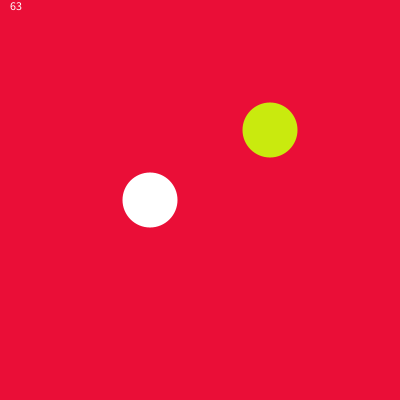
Frame 1 (no input)
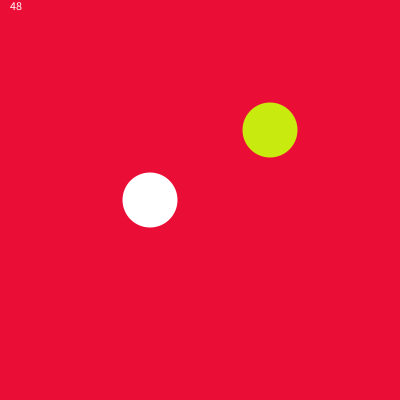
Frame 60 (the mouse pressed at the canvas centre just before this capture)
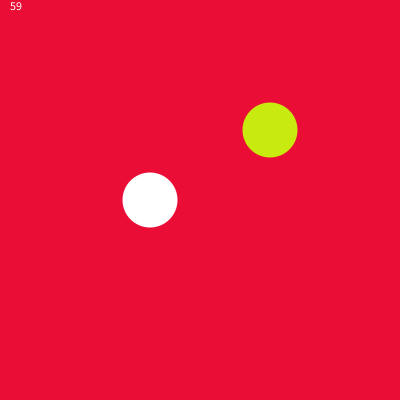
Frame 120 (the mouse held since frame 60 and released just before this capture)

The Processing sketch that drew these frames (run headless with seeded random() and noise(); from frame 60 on, the mouse is pressed at the canvas centre):

// Processing sketch: processing_174062
// ── processing_174062.pde

//se usan las teclas awsd, y las flechas
//lo que tienes que hacer es chocar al otro cuadrado
//nota: no intente hacer que se muevan los dos cuadrados okno


int xpos= 270;
int ypos= 130;
boolean arriba;
boolean abajo;
boolean izquierda;
boolean derecha;
//
int xbot= 150;
int ybot= 200;
boolean arribaBot;
boolean abajoBot;
boolean izquierdaBot;
boolean derechaBot;

int plomo=100;

void setup() {
  size(400, 400);
  noStroke();
}
void draw() {
  background(#EA0E37);
  jugadorBot();
  jugadorPlayer();
  pushStyle();
  fill(255);
  text(int(frameRate),10 , 10);
  popStyle();
}
//JugadorBot
void jugadorBot() {
  if (arribaBot== true) {
    ybot= ybot- 1;
  }
  if (abajoBot== true) {
    ybot= ybot+ 1;
  }
  if (izquierdaBot== true) {
    xbot= xbot- 1;
  }
  if (derechaBot== true) {
    xbot= xbot+ 1;
  }
  //TOCANDO
  
  if ((xbot+10>= xpos && xbot- 10<= xpos) && (ybot+10>= ypos && ybot- 10<= ypos)) {
    plomo= 100;
    fill(plomo);
  } else {
    plomo= 255;
    fill(plomo);
  }
  if (xbot+10>= xpos) {
    if (xbot- 10<= xpos) {
      if (ybot+10>= ypos) {
        if (ybot- 10<= ypos) {
          xbot= xbot- 1;
        }
      }
    }
  }
  if (xbot- 10<= xpos) {
    if (xbot+10>= xpos) {
      if (ybot+10>= ypos) {
        if (ybot- 10<= ypos) {
          xbot= xbot+ 2;
        }
      }
    }
  }
  if (ybot+10>= ypos) {
    if (xbot+10>= xpos) {
      if (xbot- 10<= xpos) {
        if (ybot- 10<= ypos) {
          ybot= ybot- 1;
          xbot= xbot- 1;
        }
      }
    }
  }
  if (ybot- 10<= ypos) {
    if (xbot+10>= xpos) {
      if (xbot- 10<= xpos) {
        if (ybot+10>= ypos) {
          ybot= ybot+ 2;
        }
      }
    }
  }
 
  ellipse(xbot, ybot, 55, 55);
  fill (#C9EA0E);
}
//JugadorPlayer
void jugadorPlayer() {
  if (arriba== true) {
    ypos= ypos- 1;
  }
  if (abajo== true) {
    ypos= ypos+ 1;
  }
  if (izquierda== true) {
    xpos= xpos- 1;
  }
  if (derecha== true) {
    xpos= xpos+ 1;
  }
  //
  
  ellipse(xpos, ypos, 55, 55);
  
}
//Teclado
void keyPressed() {
  if (key== 'w') {
    arriba= true;
  }
  if (key== 'a') {
    izquierda= true;
  }
  if (key== 's') {
    abajo= true;
  }
  if (key== 'd') {
    derecha= true;
  }
  //bot
  if (key== CODED) {
    if (keyCode== UP) {
      arribaBot= true;
    }
    if (keyCode== DOWN) {
      abajoBot= true;
    }
    if (keyCode== LEFT) {
      izquierdaBot= true;
    }
    if (keyCode== RIGHT) {
      derechaBot= true;
    }
  }
}

void keyReleased() {
  if (key== 'w') {
    arriba= false;
  }
  if (key== 'a') {
    izquierda= false;
  }
  if (key== 's') {
    abajo= false;
  }
  if (key== 'd') {
    derecha= false;
  }
  //
  if (key== CODED) {
    if (keyCode== UP) {
      arribaBot= false;
    }
    if (keyCode== DOWN) {
      abajoBot= false;
    }
    if (keyCode== LEFT) {
      izquierdaBot= false;
    }
    if (keyCode== RIGHT) {
      derechaBot= false;
    }
  }
}
